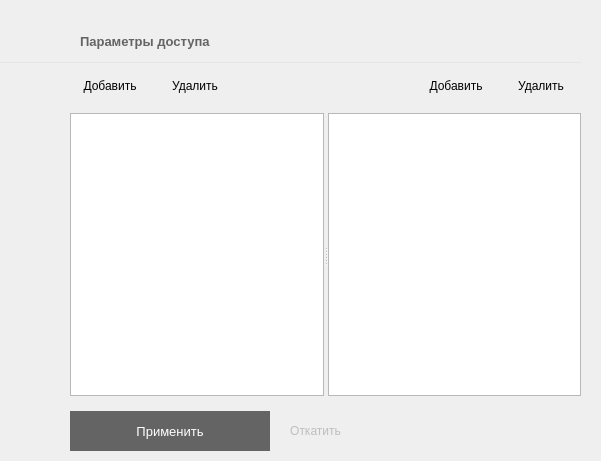
<?xml version="1.0" encoding="UTF-8"?>
<ui version="4.0">
 <class>AccessParametersForm</class>
 <widget class="QWidget" name="AccessParametersForm">
  <property name="geometry">
   <rect>
    <x>0</x>
    <y>0</y>
    <width>601</width>
    <height>461</height>
   </rect>
  </property>
  <property name="windowTitle">
   <string>Form</string>
  </property>
  <layout class="QVBoxLayout" name="verticalLayout">
   <property name="spacing">
    <number>10</number>
   </property>
   <property name="leftMargin">
    <number>0</number>
   </property>
   <property name="topMargin">
    <number>30</number>
   </property>
   <property name="rightMargin">
    <number>20</number>
   </property>
   <property name="bottomMargin">
    <number>10</number>
   </property>
   <item>
    <layout class="QHBoxLayout" name="horizontalLayout_2">
     <property name="leftMargin">
      <number>30</number>
     </property>
     <item>
      <widget class="QPushButton" name="back_but">
       <property name="cursor">
        <cursorShape>PointingHandCursor</cursorShape>
       </property>
       <property name="text">
        <string/>
       </property>
       <property name="icon">
        <iconset resource="../clientresources.qrc">
         <normaloff>:/resources/glyphs/15.png</normaloff>:/resources/glyphs/15.png</iconset>
       </property>
       <property name="flat">
        <bool>true</bool>
       </property>
      </widget>
     </item>
     <item>
      <widget class="QLabel" name="label_4">
       <property name="font">
        <font>
         <pointsize>10</pointsize>
         <weight>75</weight>
         <bold>true</bold>
        </font>
       </property>
       <property name="styleSheet">
        <string notr="true">color: rgb(100, 100, 100);</string>
       </property>
       <property name="text">
        <string>Параметры доступа</string>
       </property>
      </widget>
     </item>
     <item>
      <spacer name="horizontalSpacer_2">
       <property name="orientation">
        <enum>Qt::Horizontal</enum>
       </property>
       <property name="sizeHint" stdset="0">
        <size>
         <width>40</width>
         <height>20</height>
        </size>
       </property>
      </spacer>
     </item>
    </layout>
   </item>
   <item>
    <widget class="Line" name="line">
     <property name="minimumSize">
      <size>
       <width>0</width>
       <height>1</height>
      </size>
     </property>
     <property name="maximumSize">
      <size>
       <width>16777215</width>
       <height>1</height>
      </size>
     </property>
     <property name="styleSheet">
      <string notr="true">background-color:rgba(230, 230, 230, 255);
</string>
     </property>
     <property name="lineWidth">
      <number>0</number>
     </property>
     <property name="orientation">
      <enum>Qt::Horizontal</enum>
     </property>
    </widget>
   </item>
   <item>
    <layout class="QHBoxLayout" name="horizontalLayout_10">
     <property name="spacing">
      <number>20</number>
     </property>
     <property name="leftMargin">
      <number>30</number>
     </property>
     <property name="topMargin">
      <number>0</number>
     </property>
     <item>
      <layout class="QVBoxLayout" name="verticalLayout_7">
       <property name="spacing">
        <number>5</number>
       </property>
       <property name="topMargin">
        <number>40</number>
       </property>
       <property name="rightMargin">
        <number>0</number>
       </property>
       <item>
        <widget class="QLabel" name="label_8">
         <property name="pixmap">
          <pixmap resource="../clientresources.qrc">:/resources/glyphs/65.png</pixmap>
         </property>
         <property name="alignment">
          <set>Qt::AlignLeading|Qt::AlignLeft|Qt::AlignTop</set>
         </property>
        </widget>
       </item>
       <item>
        <spacer name="verticalSpacer_3">
         <property name="orientation">
          <enum>Qt::Vertical</enum>
         </property>
         <property name="sizeHint" stdset="0">
          <size>
           <width>20</width>
           <height>40</height>
          </size>
         </property>
        </spacer>
       </item>
      </layout>
     </item>
     <item>
      <layout class="QVBoxLayout" name="verticalLayout_8" stretch="0,0,0">
       <property name="spacing">
        <number>15</number>
       </property>
       <property name="sizeConstraint">
        <enum>QLayout::SetDefaultConstraint</enum>
       </property>
       <item>
        <layout class="QHBoxLayout" name="horizontalLayout_12">
         <property name="spacing">
          <number>5</number>
         </property>
         <property name="bottomMargin">
          <number>0</number>
         </property>
         <item>
          <widget class="QPushButton" name="add_price_but">
           <property name="minimumSize">
            <size>
             <width>0</width>
             <height>25</height>
            </size>
           </property>
           <property name="cursor">
            <cursorShape>PointingHandCursor</cursorShape>
           </property>
           <property name="text">
            <string>Добавить</string>
           </property>
           <property name="icon">
            <iconset resource="../clientresources.qrc">
             <normaloff>:/resources/glyphs/36.png</normaloff>:/resources/glyphs/36.png</iconset>
           </property>
           <property name="flat">
            <bool>true</bool>
           </property>
          </widget>
         </item>
         <item>
          <widget class="QPushButton" name="delete_price_but">
           <property name="minimumSize">
            <size>
             <width>0</width>
             <height>25</height>
            </size>
           </property>
           <property name="cursor">
            <cursorShape>PointingHandCursor</cursorShape>
           </property>
           <property name="text">
            <string>Удалить</string>
           </property>
           <property name="icon">
            <iconset resource="../clientresources.qrc">
             <normaloff>:/resources/glyphs/37.png</normaloff>:/resources/glyphs/37.png</iconset>
           </property>
           <property name="flat">
            <bool>true</bool>
           </property>
          </widget>
         </item>
         <item>
          <spacer name="horizontalSpacer_6">
           <property name="orientation">
            <enum>Qt::Horizontal</enum>
           </property>
           <property name="sizeHint" stdset="0">
            <size>
             <width>40</width>
             <height>20</height>
            </size>
           </property>
          </spacer>
         </item>
         <item>
          <widget class="QPushButton" name="add_code_but">
           <property name="minimumSize">
            <size>
             <width>0</width>
             <height>25</height>
            </size>
           </property>
           <property name="cursor">
            <cursorShape>PointingHandCursor</cursorShape>
           </property>
           <property name="text">
            <string>Добавить</string>
           </property>
           <property name="icon">
            <iconset resource="../clientresources.qrc">
             <normaloff>:/resources/glyphs/36.png</normaloff>:/resources/glyphs/36.png</iconset>
           </property>
           <property name="flat">
            <bool>true</bool>
           </property>
          </widget>
         </item>
         <item>
          <widget class="QPushButton" name="delete_code_but">
           <property name="minimumSize">
            <size>
             <width>0</width>
             <height>25</height>
            </size>
           </property>
           <property name="cursor">
            <cursorShape>PointingHandCursor</cursorShape>
           </property>
           <property name="text">
            <string>Удалить</string>
           </property>
           <property name="icon">
            <iconset resource="../clientresources.qrc">
             <normaloff>:/resources/glyphs/37.png</normaloff>:/resources/glyphs/37.png</iconset>
           </property>
           <property name="flat">
            <bool>true</bool>
           </property>
          </widget>
         </item>
        </layout>
       </item>
       <item>
        <widget class="QSplitter" name="splitter">
         <property name="sizePolicy">
          <sizepolicy hsizetype="Expanding" vsizetype="Expanding">
           <horstretch>0</horstretch>
           <verstretch>0</verstretch>
          </sizepolicy>
         </property>
         <property name="orientation">
          <enum>Qt::Horizontal</enum>
         </property>
         <widget class="QTableView" name="price_table">
          <property name="sizeAdjustPolicy">
           <enum>QAbstractScrollArea::AdjustToContentsOnFirstShow</enum>
          </property>
          <property name="showDropIndicator" stdset="0">
           <bool>false</bool>
          </property>
          <property name="dragDropOverwriteMode">
           <bool>false</bool>
          </property>
          <property name="alternatingRowColors">
           <bool>true</bool>
          </property>
          <property name="selectionMode">
           <enum>QAbstractItemView::SingleSelection</enum>
          </property>
          <property name="selectionBehavior">
           <enum>QAbstractItemView::SelectRows</enum>
          </property>
          <property name="sortingEnabled">
           <bool>true</bool>
          </property>
          <attribute name="horizontalHeaderStretchLastSection">
           <bool>true</bool>
          </attribute>
          <attribute name="verticalHeaderVisible">
           <bool>false</bool>
          </attribute>
          <attribute name="verticalHeaderHighlightSections">
           <bool>false</bool>
          </attribute>
         </widget>
         <widget class="QTableView" name="code_table">
          <property name="sizeAdjustPolicy">
           <enum>QAbstractScrollArea::AdjustToContentsOnFirstShow</enum>
          </property>
          <property name="showDropIndicator" stdset="0">
           <bool>false</bool>
          </property>
          <property name="dragDropOverwriteMode">
           <bool>false</bool>
          </property>
          <property name="alternatingRowColors">
           <bool>true</bool>
          </property>
          <property name="selectionMode">
           <enum>QAbstractItemView::ContiguousSelection</enum>
          </property>
          <property name="selectionBehavior">
           <enum>QAbstractItemView::SelectRows</enum>
          </property>
          <property name="sortingEnabled">
           <bool>true</bool>
          </property>
          <attribute name="horizontalHeaderStretchLastSection">
           <bool>true</bool>
          </attribute>
          <attribute name="verticalHeaderVisible">
           <bool>false</bool>
          </attribute>
          <attribute name="verticalHeaderHighlightSections">
           <bool>false</bool>
          </attribute>
         </widget>
        </widget>
       </item>
       <item>
        <layout class="QHBoxLayout" name="horizontalLayout_13">
         <property name="spacing">
          <number>20</number>
         </property>
         <item>
          <widget class="QPushButton" name="submit_but">
           <property name="enabled">
            <bool>false</bool>
           </property>
           <property name="minimumSize">
            <size>
             <width>200</width>
             <height>40</height>
            </size>
           </property>
           <property name="font">
            <font>
             <pointsize>10</pointsize>
            </font>
           </property>
           <property name="styleSheet">
            <string notr="true">QAbstractButton{
color: rgb(255, 255, 255);
border:none;
background-color: rgb(100, 100, 100);
}
QAbstractButton:enabled:hover{

	background-color: rgb(0, 187, 255,50%);

}
QAbstractButton:enabled{
	background-color: rgb(0, 187, 255);
}</string>
           </property>
           <property name="text">
            <string>Применить</string>
           </property>
          </widget>
         </item>
         <item>
          <widget class="QPushButton" name="revert_but">
           <property name="enabled">
            <bool>false</bool>
           </property>
           <property name="minimumSize">
            <size>
             <width>0</width>
             <height>25</height>
            </size>
           </property>
           <property name="cursor">
            <cursorShape>PointingHandCursor</cursorShape>
           </property>
           <property name="styleSheet">
            <string notr="true">QPushButton{
    border: none; /* no border for a flat push button */
}

QPushButton:hover{
	text-decoration: underline;
}</string>
           </property>
           <property name="text">
            <string>Откатить</string>
           </property>
           <property name="icon">
            <iconset resource="../clientresources.qrc">
             <normaloff>:/resources/glyphs/51.png</normaloff>:/resources/glyphs/51.png</iconset>
           </property>
           <property name="flat">
            <bool>true</bool>
           </property>
          </widget>
         </item>
         <item>
          <spacer name="horizontalSpacer_7">
           <property name="orientation">
            <enum>Qt::Horizontal</enum>
           </property>
           <property name="sizeHint" stdset="0">
            <size>
             <width>40</width>
             <height>20</height>
            </size>
           </property>
          </spacer>
         </item>
        </layout>
       </item>
      </layout>
     </item>
    </layout>
   </item>
  </layout>
 </widget>
 <resources>
  <include location="../clientresources.qrc"/>
 </resources>
 <connections/>
</ui>
